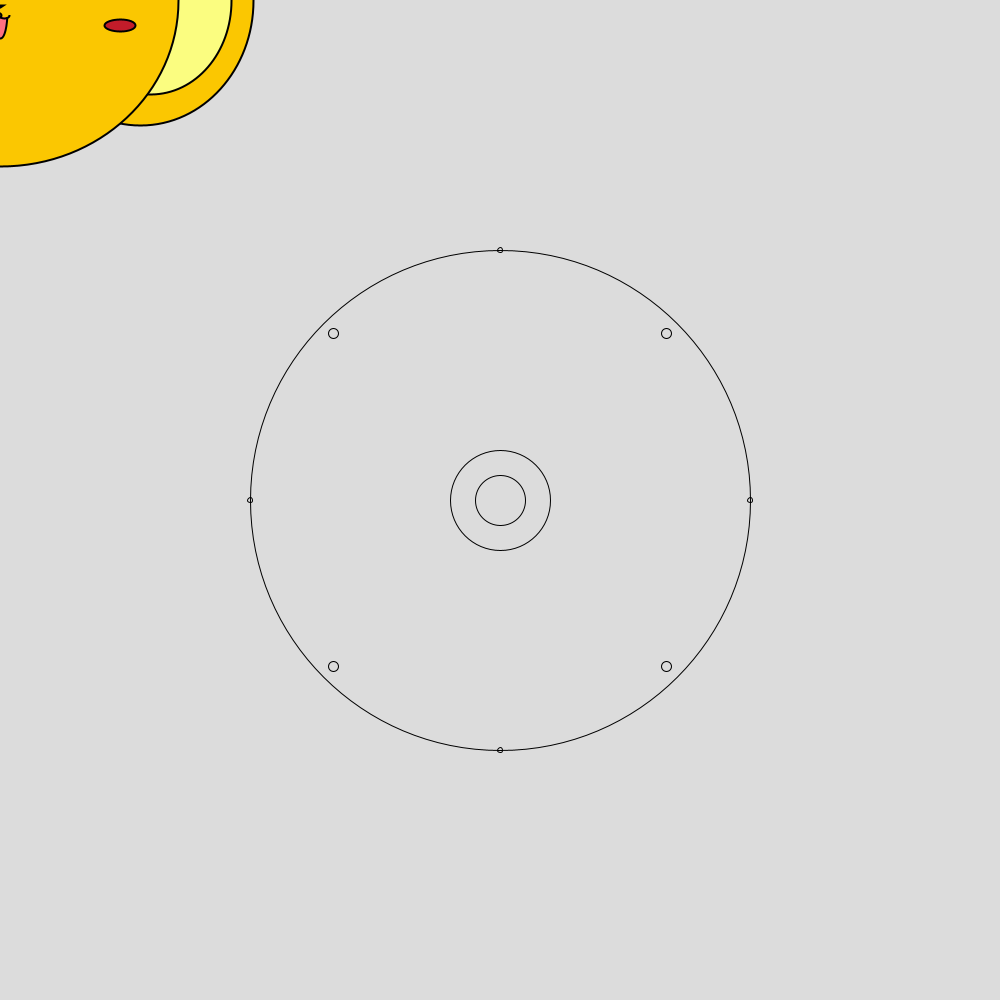
Frame 1 (no input)
Frame 60 (the mouse pressed at the canvas centre just before this capture): identical to frame 1, image omitted
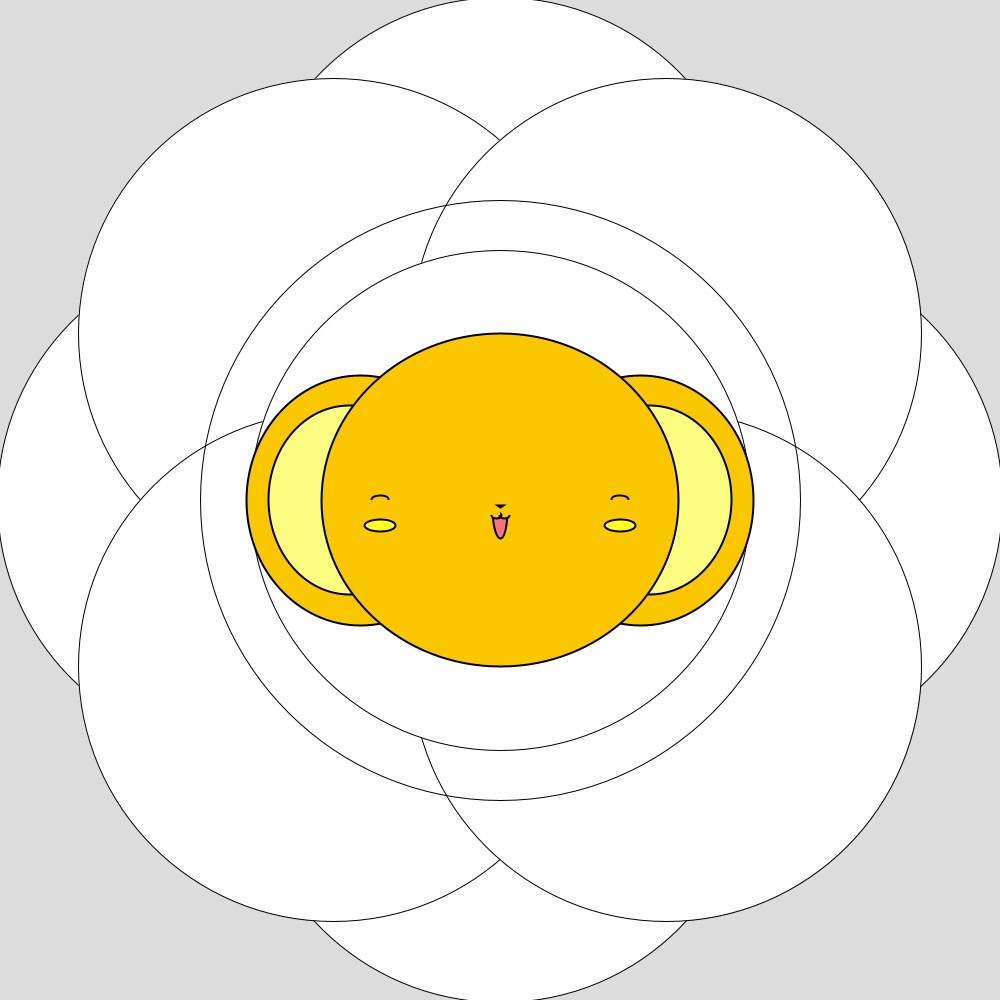
Frame 120 (the mouse held since frame 60 and released just before this capture)

The Processing sketch that drew these frames (run headless with seeded random() and noise(); from frame 60 on, the mouse is pressed at the canvas centre):

// Processing sketch: processing_144128
// ── processing_144128.pde

//Informatica 2013/2014 - S2B_Dibuix Personatge Kerobero - Laura Freixas Conde//


//definicio variables enteres (no decimals)
int a;
int b;
int c;
int d;
int e;
int f;


void setup(){ // elements fixos

  noCursor(); //fa desapareixer el cursor de la pantalla
  size(1000,1000); //width es 1000 i height es 1000
  
  a=width/2; //a es el valor de la meitat de l'ample de la pantalla
  b=height/2; //b es el valor de la meitat de l'altura de la pantalla
  c=width/3; //c es el valor d'un ters de l'ample de la pantalla
  d=height/3; //d es el valor d'un ters de l'altura de la pantalla 
  e=width/4; //e es el valor d'un quart de l'ample de la pantalla
  f=height/4; //f es el valor d'un quart de l'altura de la pantalla
}


void draw(){
  
float x = mouseX-a; // asigno la coordenada x al cursor
float y = mouseY-b; // asigno la coordenada y al cursor
background(220); //definició valor fons


//formes calideoscopiques
  stroke(0); //color linia negre
  strokeWeight(width/1000); //gruix de la linia en funcio de l'amplada de la pantalla dividit entre 1000
  fill(mouseY,mouseY,mouseX,mouseX); //canvi de color segons la posicio del mouse en x i y
  
  ellipse(a,f,mouseX+5,mouseX+5); //x1=coordenada x de posicio respecte l'ample de pantalla, y1=coordenada y de posicio respecte l'altura de pantalla, x2=dimensio ellipse en la direccio x, y2=dimensio ellipse en la direccio y
  ellipse(e,height/4*2,mouseX+5,mouseX+5);
  ellipse(width/4*3,height/4*2,mouseX+5,mouseX+5);
  ellipse(a,height/4*3,mouseX+5,mouseX+5);
  
  ellipse(a,b,mouseX-50,mouseX-50);
  ellipse(c,d,mouseX+10,mouseX+10);
  ellipse(width/3*2,d,mouseX+10,mouseX+10);
  ellipse(c,height/3*2,mouseX+10,mouseX+10);
  ellipse(width/3*2,height/3*2,mouseX+10,mouseX+10);
  
  fill(mouseX,mouseX,mouseY,mouseY);
  ellipse(a,b,a,b);
  noFill(); //entitat sense color de fons
  ellipse(a,b,mouseX+100,mouseX+100);
  

//orella esquerra
strokeWeight(width/500);//gruix de la linia en funcio de l'amplada de la pantalla dividit entre 500
fill(251,199,1); //valors paleta de colors separats per r+g+b
ellipse(mouseX-140,mouseY,width/4.4,f);

//orella interior esquerra
fill(251,253,128);
ellipse(mouseX-150,mouseY,width/6.1,height/5.3);

//orella dreta
fill(251,199,1);
ellipse(mouseX+140,mouseY,width/4.4,f);

//orella interior dreta
fill(251,253,128);
ellipse(mouseX+150,mouseY,width/6.1,height/5.3);

//cara
fill(251,199,1);
ellipse(mouseX,mouseY,width/2.8,d);

//boca 
fill(255,113,128);
ellipse(mouseX,mouseY+10,width/66.6,height/17.7);
noStroke(); //sense linia de contorn
fill(251,199,1);
rect(mouseX,mouseY+17,width/66.6,-height/17.7);
rect(mouseX,mouseY+17,-width/66.6,-height/17.7);

//ull esquerre
stroke(0);
strokeWeight(width/500);
fill(251,199,1);
ellipse(mouseX-120,mouseY,width/57.1,height/114.2);
noStroke();
rect(mouseX-130,mouseY,width/40,height/114.2);

//ull dret
stroke(0);
strokeWeight(width/500);
fill(251,199,1);
ellipse(mouseX+120,mouseY,width/57.1,height/114.2);
noStroke();
rect(mouseX+110,mouseY,width/40,height/114.2);

//nas
stroke(0);
strokeWeight(width/500);
fill(0);
triangle(mouseX-3,mouseY+5,mouseX+3,mouseY+5,mouseX,mouseY+7); //parametres de posicio x1,y1,x2,y2,x3,y3 dels vertexs del triangle

//llavi esquerre
noFill();
ellipse(mouseX+4,mouseY+15,width/100,height/160);
fill(251,199,1);
noStroke();
rect(mouseX,mouseY+15,width/40,-height/177.7);

//llavi dret
stroke(0);
strokeWeight(width/500);
noFill();
ellipse(mouseX-4,mouseY+15,width/100,height/160);
fill(251,199,1);
noStroke();
rect(mouseX,mouseY+15,-width/40,-height/177.7);

//galta esquerra
stroke(0);
strokeWeight(width/500);
fill(194+mouseY,28+mouseX/2,42);
ellipse(mouseX-120,mouseY+25,width/32,height/80);

//galta dreta
ellipse(mouseX+120,mouseY+25,width/32,height/80);

}
